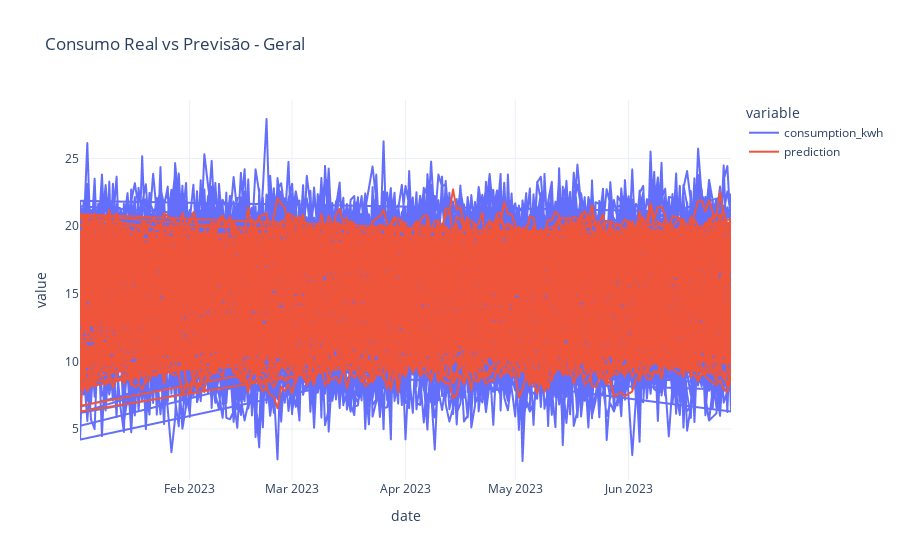

The notebook cell saved with this chart:
### Code cell
fig = px.line(
    df,
    x="date",
    y=["consumption_kwh", "prediction"],
    title="Consumo Real vs Previsão - Geral",
)

fig.update_layout(template="plotly_white")
fig.show()

### Figure 1 — Plotly figure (JSON) as saved in the notebook; plotly's stock layout.template omitted (floating-point values rounded to 4 significant figures; data arrays with more than 128 entries replaced by an {"elided": "..."} marker saying what was removed)
{"data": [{"hovertemplate": "variable=consumption_kwh<br>date=%{x}<br>value=%{y}<extra></extra>", "legendgroup": "consumption_kwh", "line": {"color": "#636efa", "dash": "solid"}, "marker": {"symbol": "circle"}, "mode": "lines", "name": "consumption_kwh", "showlegend": true, "type": "scattergl", "x": {"elided": "16138 str values"}, "xaxis": "x", "y": {"elided": "16138 float values"}, "yaxis": "y"}, {"hovertemplate": "variable=prediction<br>date=%{x}<br>value=%{y}<extra></extra>", "legendgroup": "prediction", "line": {"color": "#EF553B", "dash": "solid"}, "marker": {"symbol": "circle"}, "mode": "lines", "name": "prediction", "showlegend": true, "type": "scattergl", "x": {"elided": "16138 str values"}, "xaxis": "x", "y": {"elided": "16138 float values"}, "yaxis": "y"}], "layout": {"legend": {"title": {"text": "variable"}, "tracegroupgap": 0}, "title": {"text": "Consumo Real vs Previsão - Geral"}, "xaxis": {"anchor": "y", "domain": [0, 1], "title": {"text": "date"}}, "yaxis": {"anchor": "x", "domain": [0, 1], "title": {"text": "value"}}}}
